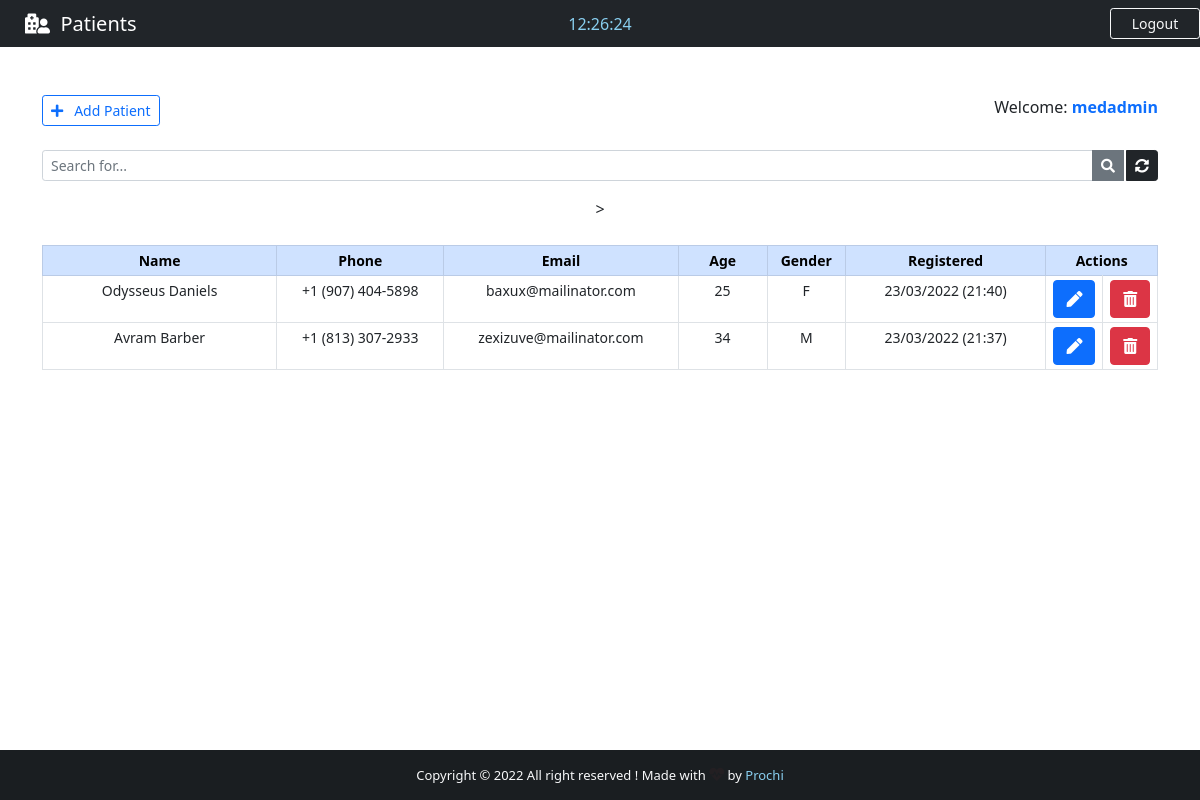
The app's page /backend/ (signed in), older data.
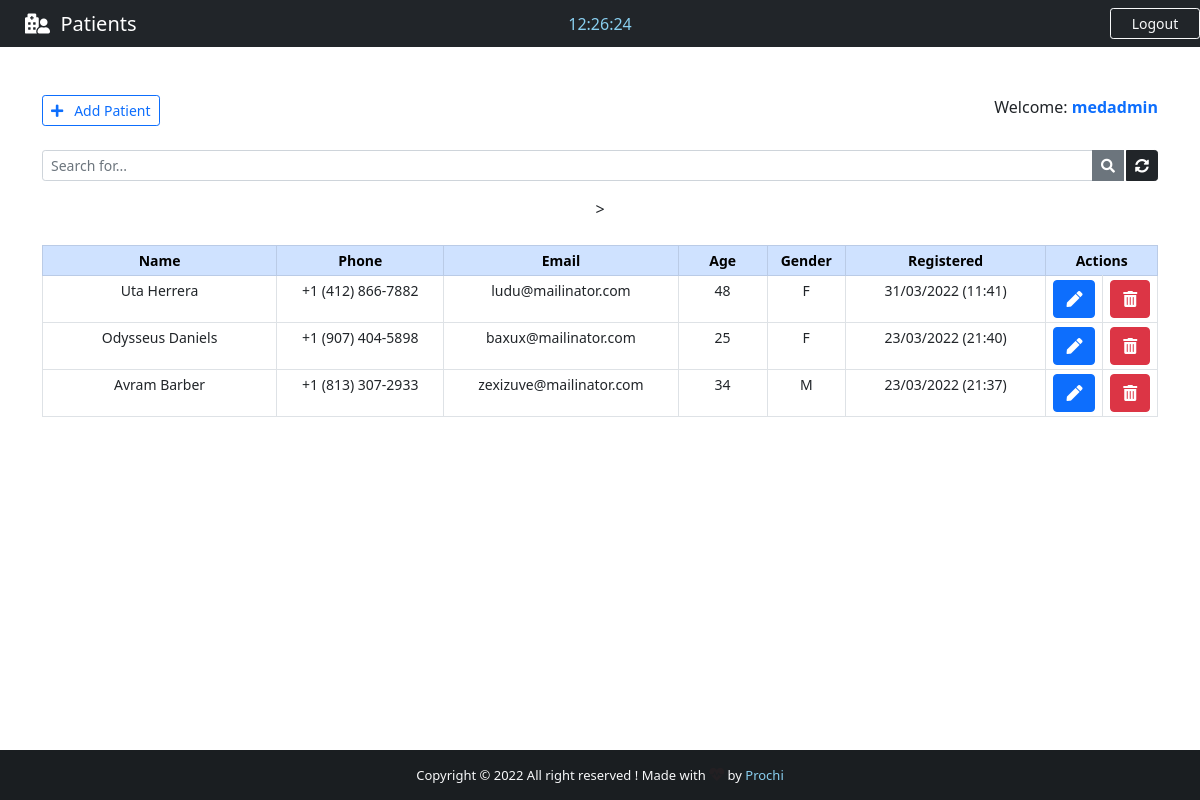
The same page, newer data.
### base/models.py (models this page shows, shortened)
class Patient(models.Model):
    GENDER = (
        ('M', 'M'),
        ('F', 'F')
    )
    id = models.IntegerField(primary_key=True)
    name = models.CharField(max_length=40)
    phone = models.CharField(max_length=20)
    email = models.CharField(max_length=40)
    age = models.CharField(max_length=3)
    gender = models.CharField(max_length=1, null=True, choices=GENDER)
    note = models.TextField(blank=True)
    created_at = models.DateTimeField(auto_now_add=True)

### base/views.py (the view)
# urls.py: path('backend/', views.backend, name="backend"),
@cache_control(no_cache=True, must_revalidate=True, no_store=True)
@login_required(login_url='login')
def backend(request):
    if 'q' in request.GET:
        q = request.GET['q']
        all_patient_list = Patient.objects.filter(
            Q(name__icontains=q) | Q(phone__icontains=q) | Q(email__icontains=q) | Q(age__icontains=q) | Q(gender__icontains=q) | Q(note__icontains=q)
        ).order_by('-created_at')
    else:
        all_patient_list = Patient.objects.all().order_by('-created_at')
    paginator = Paginator(all_patient_list, 5)
    page = request.GET.get('page')
    all_patient = paginator.get_page(page)
    return render(request, "base/backend.html", {"patients":all_patient})

### base/templates/base/backend.html (shortened to what this page needs)
{% extends 'main.html' %}
{% block nav-content %}
<i class="fas fa-hospital-user"></i>&nbsp;&nbsp;Patients
{% endblock nav-content %}
{% block time %}
<div class="col-sm">
    <center>
        <span id="clock" style="color: #89cff0;"></span>
    </center>
</div>
{% endblock time %}
{% block btn-nav %}
<a href="{% url 'logout' %}" class="btn btn-outline-danger btn-sm border-light text-light" id="btn-nav">Logout</a>
{% endblock btn-nav %}
{% block footer %} style="color: #89cff0; text-decoration: none;"{% endblock footer %}
{% block content %}
<div class="container">
    <br><br>
    <div class="d-flex justify-content-between">
        <a href="{% url 'add_patient' %}" class="btn btn-outline-primary btn-sm">
            <i class="fas fa-plus"></i>&nbsp;&nbsp; Add Patient
        </a>
        <span>
            Welcome: <strong><span class="text-primary">{{ user.get_username }}</span></strong>
        </span>
    </div>
    <form action="" method="GET">
        <div class="input-group input-group-sm mb-3 mt-4">
            <input type="text" name="q" class="form-control" placeholder="Search for..." value="{{ request.GET.q }}">
            <button class="btn btn-secondary"><i class="fas fa-search"></i></button>
            <a href="{% url 'backend' %}" class="btn btn-dark" style="margin-left: 2px;"><i
                    class="fas fa-sync-alt"></i></a>
        </div>
    </form>
    <center>
        <table class="table table-bordered table-sm mt-4" style="text-align: center; font-size: 14px;">
            <thead class="table-primary">
                <tr>
                    <th style="width: 21%">Name</th>
                    <th style="width: 15%">Phone</th>
                    <th style="width: 21%">Email</th>
                    <th style="width: 8%">Age</th>
                    <th style="width: 7%">Gender</th>
                    <th style="width: 18%">Registered</th>
                    <th style="width: 10%" colspan="2" >Actions</th>
                </tr>
            </thead>
            {% for patient in patients %}
            <tr id="chk_td">
                <td>{{ patient.name }}</td>
                <td>{{ patient.phone }}</td>
                <td>{{ patient.email }}</td>
                <td>{{ patient.age }}</td>
                <td>{{ patient.gender }}</td>
                <td>{{ patient.created_at | date:'d/m/Y (H:i)' }}</td>
                <td>
                    <a href="/patient/{{ patient.id }}" class="btn btn-primary" title="Edit patient">
                        <li class="fas fa-pen"></li>
                    </a>
                </td>
                <td>
                    <a href="/delete_patient/{{ patient.id }}" class="btn btn-danger" title="Delete patient">
                        <li class="fas fa-trash-alt"></li>
                    </a>
                </td>
            </tr>
            {% endfor %}
        </table>
    </center>
</div>
{% endblock content %}

Row changes from the older to the newer data that the page shows:
added Patient: name "Uta Herrera", phone "+1 (412) 866-7882", email "ludu@mailinator.com", age "48", gender "F", created_at "31/03/2022 (11:41)"
